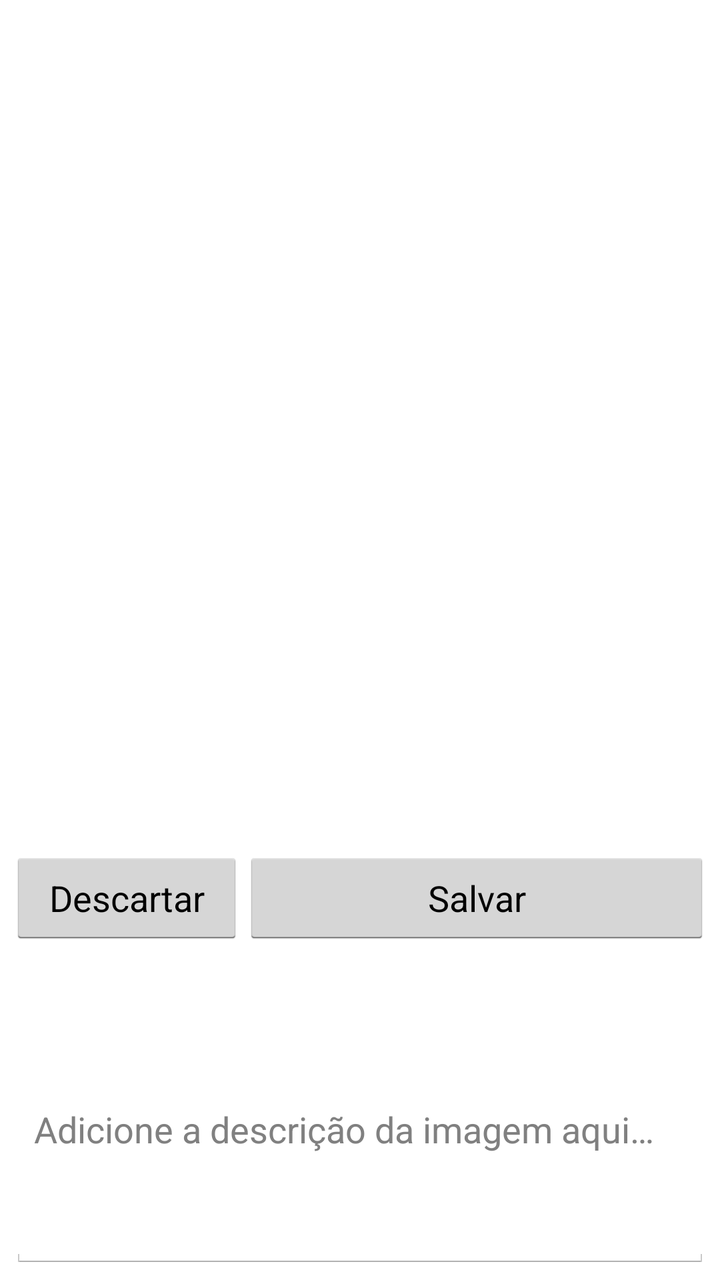
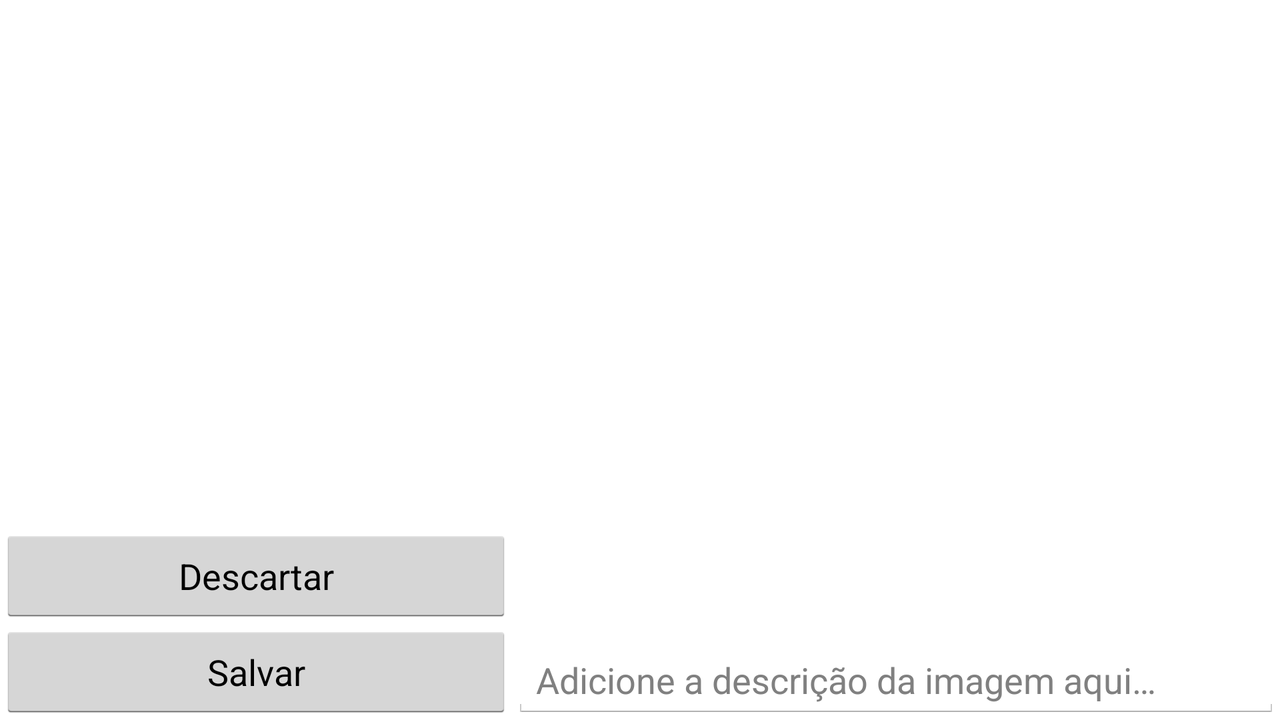

Two renders of one Android screen. The first uses the default layout on a phone; the second uses the alternative layout the repository ships for a different screen configuration, on a matching device. The two XML files are below.
<!-- AndroidManifest.xml: application theme AppTheme -->
<!-- res/layout/activity_adicionar_descricao.xml -->
<LinearLayout xmlns:android="http://schemas.android.com/apk/res/android"
    xmlns:tools="http://schemas.android.com/tools"
    android:layout_width="match_parent"
    android:layout_height="match_parent" android:paddingLeft="5dp"
    android:paddingRight="5dp"
    android:paddingTop="5dp"
    android:paddingBottom="5dp"
    android:background="#FFF"
    tools:context="com.muritavo.photomemo.AdicionarDescricao"
    android:orientation="vertical">

    <ImageView
        android:scaleType="centerCrop"
        android:layout_width="match_parent"
        android:layout_height="0px"
        android:layout_weight="6"
        android:id="@+id/preVisualizacao"/>
    <LinearLayout
        android:layout_weight="1"
        android:orientation="horizontal"
        android:layout_width="match_parent"
        android:layout_height="0px">

        <Button
            android:maxLines="1"
            android:layout_width="0px"
            android:layout_height="wrap_content"
            android:text="@string/descartar"
            android:id="@+id/buttonDescartar"
            android:onClick="descartar"
            android:layout_weight="1"
            android:clickable="false" />

        <Button
            android:layout_weight="2"
            android:layout_width="0px"
            android:layout_height="wrap_content"
            android:text="@string/salvar"
            android:id="@+id/buttonSalvar" />
    </LinearLayout>
    <EditText
        android:textColor="#AAA"
        android:layout_width="match_parent"
        android:layout_height="0px"
        android:layout_weight="2"
        android:hint="@string/adicionar_descricao_hint"
        android:id="@+id/EditTagText"
        android:gravity="center|left"/>

</LinearLayout>
<!-- resources referenced by this layout -->
<resources>
  <string name="adicionar_descricao_hint">Adicione a descrição da imagem aqui…</string>
  <string name="descartar">Descartar</string>
  <string name="salvar">Salvar</string>
  <style name="AppTheme" parent="android:Theme.Holo.Light.DarkActionBar">
          
      </style>
</resources>
<!-- res/layout-land/activity_adicionar_descricao.xml (the repository's variant of the layout above) -->
<!-- drawn on the phone turned sideways -->
<?xml version="1.0" encoding="utf-8"?>
<LinearLayout xmlns:android="http://schemas.android.com/apk/res/android"
    android:layout_width="match_parent"
    android:layout_height="match_parent"
    android:background="#FFF"
    android:orientation="horizontal">

    <LinearLayout
        android:layout_width="0dp"
        android:layout_height="match_parent"
        android:layout_weight="2"
        android:orientation="vertical">
        <ImageView
            android:scaleType="centerInside"
            android:padding="10dp"
            android:layout_width="match_parent"
            android:layout_height="0dp"
            android:layout_weight="6"
            android:id="@+id/preVisualizacao"/>
        <LinearLayout
            android:orientation="vertical"
            android:gravity="bottom"
            android:layout_width="match_parent"
            android:layout_height="wrap_content"
            android:id="@+id/botoes">

            <Button
                android:layout_width="match_parent"
                android:layout_height="wrap_content"
                android:text="@string/descartar"
                android:id="@+id/buttonDescartar"/>

            <Button
                android:layout_width="match_parent"
                android:layout_height="wrap_content"
                android:text="@string/salvar"
                android:id="@+id/buttonSalvar" />
        </LinearLayout>
    </LinearLayout>

    <EditText
        android:textColor="#AAA"
        android:layout_width="0dp"
        android:layout_weight="3"
        android:layout_height="match_parent"
        android:hint="@string/adicionar_descricao_hint"
        android:id="@+id/campoDescricao"
        android:gravity="bottom"/>
</LinearLayout>
